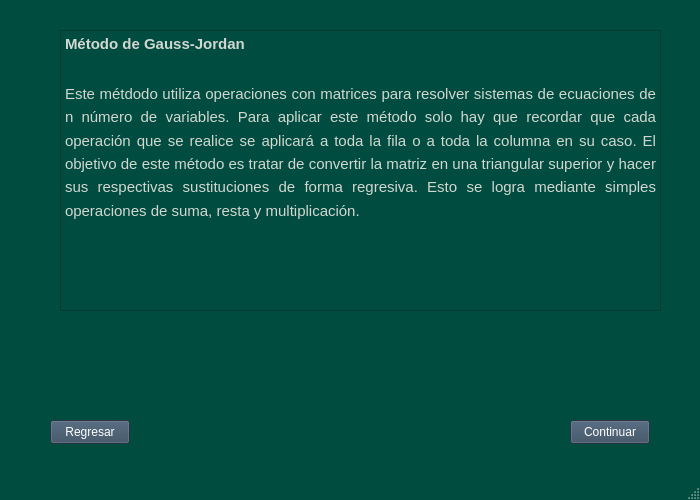
<?xml version="1.0" encoding="UTF-8"?>
<ui version="4.0">
 <class>resumenGaussJordan</class>
 <widget class="QMainWindow" name="resumenGaussJordan">
  <property name="geometry">
   <rect>
    <x>0</x>
    <y>0</y>
    <width>700</width>
    <height>500</height>
   </rect>
  </property>
  <property name="palette">
   <palette>
    <active>
     <colorrole role="WindowText">
      <brush brushstyle="SolidPattern">
       <color alpha="255">
        <red>255</red>
        <green>255</green>
        <blue>255</blue>
       </color>
      </brush>
     </colorrole>
     <colorrole role="Button">
      <brush brushstyle="SolidPattern">
       <color alpha="255">
        <red>0</red>
        <green>76</green>
        <blue>63</blue>
       </color>
      </brush>
     </colorrole>
     <colorrole role="Light">
      <brush brushstyle="SolidPattern">
       <color alpha="255">
        <red>0</red>
        <green>114</green>
        <blue>94</blue>
       </color>
      </brush>
     </colorrole>
     <colorrole role="Midlight">
      <brush brushstyle="SolidPattern">
       <color alpha="255">
        <red>0</red>
        <green>95</green>
        <blue>78</blue>
       </color>
      </brush>
     </colorrole>
     <colorrole role="Dark">
      <brush brushstyle="SolidPattern">
       <color alpha="255">
        <red>0</red>
        <green>38</green>
        <blue>31</blue>
       </color>
      </brush>
     </colorrole>
     <colorrole role="Mid">
      <brush brushstyle="SolidPattern">
       <color alpha="255">
        <red>0</red>
        <green>50</green>
        <blue>42</blue>
       </color>
      </brush>
     </colorrole>
     <colorrole role="Text">
      <brush brushstyle="SolidPattern">
       <color alpha="255">
        <red>255</red>
        <green>255</green>
        <blue>255</blue>
       </color>
      </brush>
     </colorrole>
     <colorrole role="BrightText">
      <brush brushstyle="SolidPattern">
       <color alpha="255">
        <red>255</red>
        <green>255</green>
        <blue>255</blue>
       </color>
      </brush>
     </colorrole>
     <colorrole role="ButtonText">
      <brush brushstyle="SolidPattern">
       <color alpha="255">
        <red>255</red>
        <green>255</green>
        <blue>255</blue>
       </color>
      </brush>
     </colorrole>
     <colorrole role="Base">
      <brush brushstyle="SolidPattern">
       <color alpha="255">
        <red>0</red>
        <green>0</green>
        <blue>0</blue>
       </color>
      </brush>
     </colorrole>
     <colorrole role="Window">
      <brush brushstyle="SolidPattern">
       <color alpha="255">
        <red>0</red>
        <green>76</green>
        <blue>63</blue>
       </color>
      </brush>
     </colorrole>
     <colorrole role="Shadow">
      <brush brushstyle="SolidPattern">
       <color alpha="255">
        <red>0</red>
        <green>0</green>
        <blue>0</blue>
       </color>
      </brush>
     </colorrole>
     <colorrole role="AlternateBase">
      <brush brushstyle="SolidPattern">
       <color alpha="255">
        <red>0</red>
        <green>38</green>
        <blue>31</blue>
       </color>
      </brush>
     </colorrole>
     <colorrole role="ToolTipBase">
      <brush brushstyle="SolidPattern">
       <color alpha="255">
        <red>255</red>
        <green>255</green>
        <blue>220</blue>
       </color>
      </brush>
     </colorrole>
     <colorrole role="ToolTipText">
      <brush brushstyle="SolidPattern">
       <color alpha="255">
        <red>0</red>
        <green>0</green>
        <blue>0</blue>
       </color>
      </brush>
     </colorrole>
     <colorrole role="PlaceholderText">
      <brush brushstyle="SolidPattern">
       <color alpha="128">
        <red>255</red>
        <green>255</green>
        <blue>255</blue>
       </color>
      </brush>
     </colorrole>
    </active>
    <inactive>
     <colorrole role="WindowText">
      <brush brushstyle="SolidPattern">
       <color alpha="255">
        <red>255</red>
        <green>255</green>
        <blue>255</blue>
       </color>
      </brush>
     </colorrole>
     <colorrole role="Button">
      <brush brushstyle="SolidPattern">
       <color alpha="255">
        <red>0</red>
        <green>76</green>
        <blue>63</blue>
       </color>
      </brush>
     </colorrole>
     <colorrole role="Light">
      <brush brushstyle="SolidPattern">
       <color alpha="255">
        <red>0</red>
        <green>114</green>
        <blue>94</blue>
       </color>
      </brush>
     </colorrole>
     <colorrole role="Midlight">
      <brush brushstyle="SolidPattern">
       <color alpha="255">
        <red>0</red>
        <green>95</green>
        <blue>78</blue>
       </color>
      </brush>
     </colorrole>
     <colorrole role="Dark">
      <brush brushstyle="SolidPattern">
       <color alpha="255">
        <red>0</red>
        <green>38</green>
        <blue>31</blue>
       </color>
      </brush>
     </colorrole>
     <colorrole role="Mid">
      <brush brushstyle="SolidPattern">
       <color alpha="255">
        <red>0</red>
        <green>50</green>
        <blue>42</blue>
       </color>
      </brush>
     </colorrole>
     <colorrole role="Text">
      <brush brushstyle="SolidPattern">
       <color alpha="255">
        <red>255</red>
        <green>255</green>
        <blue>255</blue>
       </color>
      </brush>
     </colorrole>
     <colorrole role="BrightText">
      <brush brushstyle="SolidPattern">
       <color alpha="255">
        <red>255</red>
        <green>255</green>
        <blue>255</blue>
       </color>
      </brush>
     </colorrole>
     <colorrole role="ButtonText">
      <brush brushstyle="SolidPattern">
       <color alpha="255">
        <red>255</red>
        <green>255</green>
        <blue>255</blue>
       </color>
      </brush>
     </colorrole>
     <colorrole role="Base">
      <brush brushstyle="SolidPattern">
       <color alpha="255">
        <red>0</red>
        <green>0</green>
        <blue>0</blue>
       </color>
      </brush>
     </colorrole>
     <colorrole role="Window">
      <brush brushstyle="SolidPattern">
       <color alpha="255">
        <red>0</red>
        <green>76</green>
        <blue>63</blue>
       </color>
      </brush>
     </colorrole>
     <colorrole role="Shadow">
      <brush brushstyle="SolidPattern">
       <color alpha="255">
        <red>0</red>
        <green>0</green>
        <blue>0</blue>
       </color>
      </brush>
     </colorrole>
     <colorrole role="AlternateBase">
      <brush brushstyle="SolidPattern">
       <color alpha="255">
        <red>0</red>
        <green>38</green>
        <blue>31</blue>
       </color>
      </brush>
     </colorrole>
     <colorrole role="ToolTipBase">
      <brush brushstyle="SolidPattern">
       <color alpha="255">
        <red>255</red>
        <green>255</green>
        <blue>220</blue>
       </color>
      </brush>
     </colorrole>
     <colorrole role="ToolTipText">
      <brush brushstyle="SolidPattern">
       <color alpha="255">
        <red>0</red>
        <green>0</green>
        <blue>0</blue>
       </color>
      </brush>
     </colorrole>
     <colorrole role="PlaceholderText">
      <brush brushstyle="SolidPattern">
       <color alpha="128">
        <red>255</red>
        <green>255</green>
        <blue>255</blue>
       </color>
      </brush>
     </colorrole>
    </inactive>
    <disabled>
     <colorrole role="WindowText">
      <brush brushstyle="SolidPattern">
       <color alpha="255">
        <red>0</red>
        <green>38</green>
        <blue>31</blue>
       </color>
      </brush>
     </colorrole>
     <colorrole role="Button">
      <brush brushstyle="SolidPattern">
       <color alpha="255">
        <red>0</red>
        <green>76</green>
        <blue>63</blue>
       </color>
      </brush>
     </colorrole>
     <colorrole role="Light">
      <brush brushstyle="SolidPattern">
       <color alpha="255">
        <red>0</red>
        <green>114</green>
        <blue>94</blue>
       </color>
      </brush>
     </colorrole>
     <colorrole role="Midlight">
      <brush brushstyle="SolidPattern">
       <color alpha="255">
        <red>0</red>
        <green>95</green>
        <blue>78</blue>
       </color>
      </brush>
     </colorrole>
     <colorrole role="Dark">
      <brush brushstyle="SolidPattern">
       <color alpha="255">
        <red>0</red>
        <green>38</green>
        <blue>31</blue>
       </color>
      </brush>
     </colorrole>
     <colorrole role="Mid">
      <brush brushstyle="SolidPattern">
       <color alpha="255">
        <red>0</red>
        <green>50</green>
        <blue>42</blue>
       </color>
      </brush>
     </colorrole>
     <colorrole role="Text">
      <brush brushstyle="SolidPattern">
       <color alpha="255">
        <red>0</red>
        <green>38</green>
        <blue>31</blue>
       </color>
      </brush>
     </colorrole>
     <colorrole role="BrightText">
      <brush brushstyle="SolidPattern">
       <color alpha="255">
        <red>255</red>
        <green>255</green>
        <blue>255</blue>
       </color>
      </brush>
     </colorrole>
     <colorrole role="ButtonText">
      <brush brushstyle="SolidPattern">
       <color alpha="255">
        <red>0</red>
        <green>38</green>
        <blue>31</blue>
       </color>
      </brush>
     </colorrole>
     <colorrole role="Base">
      <brush brushstyle="SolidPattern">
       <color alpha="255">
        <red>0</red>
        <green>76</green>
        <blue>63</blue>
       </color>
      </brush>
     </colorrole>
     <colorrole role="Window">
      <brush brushstyle="SolidPattern">
       <color alpha="255">
        <red>0</red>
        <green>76</green>
        <blue>63</blue>
       </color>
      </brush>
     </colorrole>
     <colorrole role="Shadow">
      <brush brushstyle="SolidPattern">
       <color alpha="255">
        <red>0</red>
        <green>0</green>
        <blue>0</blue>
       </color>
      </brush>
     </colorrole>
     <colorrole role="AlternateBase">
      <brush brushstyle="SolidPattern">
       <color alpha="255">
        <red>0</red>
        <green>76</green>
        <blue>63</blue>
       </color>
      </brush>
     </colorrole>
     <colorrole role="ToolTipBase">
      <brush brushstyle="SolidPattern">
       <color alpha="255">
        <red>255</red>
        <green>255</green>
        <blue>220</blue>
       </color>
      </brush>
     </colorrole>
     <colorrole role="ToolTipText">
      <brush brushstyle="SolidPattern">
       <color alpha="255">
        <red>0</red>
        <green>0</green>
        <blue>0</blue>
       </color>
      </brush>
     </colorrole>
     <colorrole role="PlaceholderText">
      <brush brushstyle="SolidPattern">
       <color alpha="128">
        <red>255</red>
        <green>255</green>
        <blue>255</blue>
       </color>
      </brush>
     </colorrole>
    </disabled>
   </palette>
  </property>
  <property name="windowTitle">
   <string>MainWindow</string>
  </property>
  <widget class="QWidget" name="centralwidget">
   <widget class="QPushButton" name="pushButton">
    <property name="geometry">
     <rect>
      <x>50</x>
      <y>420</y>
      <width>80</width>
      <height>24</height>
     </rect>
    </property>
    <property name="palette">
     <palette>
      <active>
       <colorrole role="WindowText">
        <brush brushstyle="SolidPattern">
         <color alpha="255">
          <red>255</red>
          <green>255</green>
          <blue>255</blue>
         </color>
        </brush>
       </colorrole>
       <colorrole role="Button">
        <brush brushstyle="SolidPattern">
         <color alpha="255">
          <red>53</red>
          <green>73</green>
          <blue>94</blue>
         </color>
        </brush>
       </colorrole>
       <colorrole role="Light">
        <brush brushstyle="SolidPattern">
         <color alpha="255">
          <red>79</red>
          <green>109</green>
          <blue>141</blue>
         </color>
        </brush>
       </colorrole>
       <colorrole role="Midlight">
        <brush brushstyle="SolidPattern">
         <color alpha="255">
          <red>66</red>
          <green>91</green>
          <blue>117</blue>
         </color>
        </brush>
       </colorrole>
       <colorrole role="Dark">
        <brush brushstyle="SolidPattern">
         <color alpha="255">
          <red>26</red>
          <green>36</green>
          <blue>47</blue>
         </color>
        </brush>
       </colorrole>
       <colorrole role="Mid">
        <brush brushstyle="SolidPattern">
         <color alpha="255">
          <red>35</red>
          <green>48</green>
          <blue>62</blue>
         </color>
        </brush>
       </colorrole>
       <colorrole role="Text">
        <brush brushstyle="SolidPattern">
         <color alpha="255">
          <red>255</red>
          <green>255</green>
          <blue>255</blue>
         </color>
        </brush>
       </colorrole>
       <colorrole role="BrightText">
        <brush brushstyle="SolidPattern">
         <color alpha="255">
          <red>255</red>
          <green>255</green>
          <blue>255</blue>
         </color>
        </brush>
       </colorrole>
       <colorrole role="ButtonText">
        <brush brushstyle="SolidPattern">
         <color alpha="255">
          <red>255</red>
          <green>255</green>
          <blue>255</blue>
         </color>
        </brush>
       </colorrole>
       <colorrole role="Base">
        <brush brushstyle="SolidPattern">
         <color alpha="255">
          <red>0</red>
          <green>0</green>
          <blue>0</blue>
         </color>
        </brush>
       </colorrole>
       <colorrole role="Window">
        <brush brushstyle="SolidPattern">
         <color alpha="255">
          <red>53</red>
          <green>73</green>
          <blue>94</blue>
         </color>
        </brush>
       </colorrole>
       <colorrole role="Shadow">
        <brush brushstyle="SolidPattern">
         <color alpha="255">
          <red>0</red>
          <green>0</green>
          <blue>0</blue>
         </color>
        </brush>
       </colorrole>
       <colorrole role="AlternateBase">
        <brush brushstyle="SolidPattern">
         <color alpha="255">
          <red>26</red>
          <green>36</green>
          <blue>47</blue>
         </color>
        </brush>
       </colorrole>
       <colorrole role="ToolTipBase">
        <brush brushstyle="SolidPattern">
         <color alpha="255">
          <red>255</red>
          <green>255</green>
          <blue>220</blue>
         </color>
        </brush>
       </colorrole>
       <colorrole role="ToolTipText">
        <brush brushstyle="SolidPattern">
         <color alpha="255">
          <red>0</red>
          <green>0</green>
          <blue>0</blue>
         </color>
        </brush>
       </colorrole>
       <colorrole role="PlaceholderText">
        <brush brushstyle="SolidPattern">
         <color alpha="128">
          <red>255</red>
          <green>255</green>
          <blue>255</blue>
         </color>
        </brush>
       </colorrole>
      </active>
      <inactive>
       <colorrole role="WindowText">
        <brush brushstyle="SolidPattern">
         <color alpha="255">
          <red>255</red>
          <green>255</green>
          <blue>255</blue>
         </color>
        </brush>
       </colorrole>
       <colorrole role="Button">
        <brush brushstyle="SolidPattern">
         <color alpha="255">
          <red>53</red>
          <green>73</green>
          <blue>94</blue>
         </color>
        </brush>
       </colorrole>
       <colorrole role="Light">
        <brush brushstyle="SolidPattern">
         <color alpha="255">
          <red>79</red>
          <green>109</green>
          <blue>141</blue>
         </color>
        </brush>
       </colorrole>
       <colorrole role="Midlight">
        <brush brushstyle="SolidPattern">
         <color alpha="255">
          <red>66</red>
          <green>91</green>
          <blue>117</blue>
         </color>
        </brush>
       </colorrole>
       <colorrole role="Dark">
        <brush brushstyle="SolidPattern">
         <color alpha="255">
          <red>26</red>
          <green>36</green>
          <blue>47</blue>
         </color>
        </brush>
       </colorrole>
       <colorrole role="Mid">
        <brush brushstyle="SolidPattern">
         <color alpha="255">
          <red>35</red>
          <green>48</green>
          <blue>62</blue>
         </color>
        </brush>
       </colorrole>
       <colorrole role="Text">
        <brush brushstyle="SolidPattern">
         <color alpha="255">
          <red>255</red>
          <green>255</green>
          <blue>255</blue>
         </color>
        </brush>
       </colorrole>
       <colorrole role="BrightText">
        <brush brushstyle="SolidPattern">
         <color alpha="255">
          <red>255</red>
          <green>255</green>
          <blue>255</blue>
         </color>
        </brush>
       </colorrole>
       <colorrole role="ButtonText">
        <brush brushstyle="SolidPattern">
         <color alpha="255">
          <red>255</red>
          <green>255</green>
          <blue>255</blue>
         </color>
        </brush>
       </colorrole>
       <colorrole role="Base">
        <brush brushstyle="SolidPattern">
         <color alpha="255">
          <red>0</red>
          <green>0</green>
          <blue>0</blue>
         </color>
        </brush>
       </colorrole>
       <colorrole role="Window">
        <brush brushstyle="SolidPattern">
         <color alpha="255">
          <red>53</red>
          <green>73</green>
          <blue>94</blue>
         </color>
        </brush>
       </colorrole>
       <colorrole role="Shadow">
        <brush brushstyle="SolidPattern">
         <color alpha="255">
          <red>0</red>
          <green>0</green>
          <blue>0</blue>
         </color>
        </brush>
       </colorrole>
       <colorrole role="AlternateBase">
        <brush brushstyle="SolidPattern">
         <color alpha="255">
          <red>26</red>
          <green>36</green>
          <blue>47</blue>
         </color>
        </brush>
       </colorrole>
       <colorrole role="ToolTipBase">
        <brush brushstyle="SolidPattern">
         <color alpha="255">
          <red>255</red>
          <green>255</green>
          <blue>220</blue>
         </color>
        </brush>
       </colorrole>
       <colorrole role="ToolTipText">
        <brush brushstyle="SolidPattern">
         <color alpha="255">
          <red>0</red>
          <green>0</green>
          <blue>0</blue>
         </color>
        </brush>
       </colorrole>
       <colorrole role="PlaceholderText">
        <brush brushstyle="SolidPattern">
         <color alpha="128">
          <red>255</red>
          <green>255</green>
          <blue>255</blue>
         </color>
        </brush>
       </colorrole>
      </inactive>
      <disabled>
       <colorrole role="WindowText">
        <brush brushstyle="SolidPattern">
         <color alpha="255">
          <red>26</red>
          <green>36</green>
          <blue>47</blue>
         </color>
        </brush>
       </colorrole>
       <colorrole role="Button">
        <brush brushstyle="SolidPattern">
         <color alpha="255">
          <red>53</red>
          <green>73</green>
          <blue>94</blue>
         </color>
        </brush>
       </colorrole>
       <colorrole role="Light">
        <brush brushstyle="SolidPattern">
         <color alpha="255">
          <red>79</red>
          <green>109</green>
          <blue>141</blue>
         </color>
        </brush>
       </colorrole>
       <colorrole role="Midlight">
        <brush brushstyle="SolidPattern">
         <color alpha="255">
          <red>66</red>
          <green>91</green>
          <blue>117</blue>
         </color>
        </brush>
       </colorrole>
       <colorrole role="Dark">
        <brush brushstyle="SolidPattern">
         <color alpha="255">
          <red>26</red>
          <green>36</green>
          <blue>47</blue>
         </color>
        </brush>
       </colorrole>
       <colorrole role="Mid">
        <brush brushstyle="SolidPattern">
         <color alpha="255">
          <red>35</red>
          <green>48</green>
          <blue>62</blue>
         </color>
        </brush>
       </colorrole>
       <colorrole role="Text">
        <brush brushstyle="SolidPattern">
         <color alpha="255">
          <red>26</red>
          <green>36</green>
          <blue>47</blue>
         </color>
        </brush>
       </colorrole>
       <colorrole role="BrightText">
        <brush brushstyle="SolidPattern">
         <color alpha="255">
          <red>255</red>
          <green>255</green>
          <blue>255</blue>
         </color>
        </brush>
       </colorrole>
       <colorrole role="ButtonText">
        <brush brushstyle="SolidPattern">
         <color alpha="255">
          <red>26</red>
          <green>36</green>
          <blue>47</blue>
         </color>
        </brush>
       </colorrole>
       <colorrole role="Base">
        <brush brushstyle="SolidPattern">
         <color alpha="255">
          <red>53</red>
          <green>73</green>
          <blue>94</blue>
         </color>
        </brush>
       </colorrole>
       <colorrole role="Window">
        <brush brushstyle="SolidPattern">
         <color alpha="255">
          <red>53</red>
          <green>73</green>
          <blue>94</blue>
         </color>
        </brush>
       </colorrole>
       <colorrole role="Shadow">
        <brush brushstyle="SolidPattern">
         <color alpha="255">
          <red>0</red>
          <green>0</green>
          <blue>0</blue>
         </color>
        </brush>
       </colorrole>
       <colorrole role="AlternateBase">
        <brush brushstyle="SolidPattern">
         <color alpha="255">
          <red>53</red>
          <green>73</green>
          <blue>94</blue>
         </color>
        </brush>
       </colorrole>
       <colorrole role="ToolTipBase">
        <brush brushstyle="SolidPattern">
         <color alpha="255">
          <red>255</red>
          <green>255</green>
          <blue>220</blue>
         </color>
        </brush>
       </colorrole>
       <colorrole role="ToolTipText">
        <brush brushstyle="SolidPattern">
         <color alpha="255">
          <red>0</red>
          <green>0</green>
          <blue>0</blue>
         </color>
        </brush>
       </colorrole>
       <colorrole role="PlaceholderText">
        <brush brushstyle="SolidPattern">
         <color alpha="128">
          <red>255</red>
          <green>255</green>
          <blue>255</blue>
         </color>
        </brush>
       </colorrole>
      </disabled>
     </palette>
    </property>
    <property name="text">
     <string>Regresar</string>
    </property>
   </widget>
   <widget class="QPushButton" name="pushButton_2">
    <property name="geometry">
     <rect>
      <x>570</x>
      <y>420</y>
      <width>80</width>
      <height>24</height>
     </rect>
    </property>
    <property name="palette">
     <palette>
      <active>
       <colorrole role="WindowText">
        <brush brushstyle="SolidPattern">
         <color alpha="255">
          <red>255</red>
          <green>255</green>
          <blue>255</blue>
         </color>
        </brush>
       </colorrole>
       <colorrole role="Button">
        <brush brushstyle="SolidPattern">
         <color alpha="255">
          <red>53</red>
          <green>73</green>
          <blue>94</blue>
         </color>
        </brush>
       </colorrole>
       <colorrole role="Light">
        <brush brushstyle="SolidPattern">
         <color alpha="255">
          <red>79</red>
          <green>109</green>
          <blue>141</blue>
         </color>
        </brush>
       </colorrole>
       <colorrole role="Midlight">
        <brush brushstyle="SolidPattern">
         <color alpha="255">
          <red>66</red>
          <green>91</green>
          <blue>117</blue>
         </color>
        </brush>
       </colorrole>
       <colorrole role="Dark">
        <brush brushstyle="SolidPattern">
         <color alpha="255">
          <red>26</red>
          <green>36</green>
          <blue>47</blue>
         </color>
        </brush>
       </colorrole>
       <colorrole role="Mid">
        <brush brushstyle="SolidPattern">
         <color alpha="255">
          <red>35</red>
          <green>48</green>
          <blue>62</blue>
         </color>
        </brush>
       </colorrole>
       <colorrole role="Text">
        <brush brushstyle="SolidPattern">
         <color alpha="255">
          <red>255</red>
          <green>255</green>
          <blue>255</blue>
         </color>
        </brush>
       </colorrole>
       <colorrole role="BrightText">
        <brush brushstyle="SolidPattern">
         <color alpha="255">
          <red>255</red>
          <green>255</green>
          <blue>255</blue>
         </color>
        </brush>
       </colorrole>
       <colorrole role="ButtonText">
        <brush brushstyle="SolidPattern">
         <color alpha="255">
          <red>255</red>
          <green>255</green>
          <blue>255</blue>
         </color>
        </brush>
       </colorrole>
       <colorrole role="Base">
        <brush brushstyle="SolidPattern">
         <color alpha="255">
          <red>0</red>
          <green>0</green>
          <blue>0</blue>
         </color>
        </brush>
       </colorrole>
       <colorrole role="Window">
        <brush brushstyle="SolidPattern">
         <color alpha="255">
          <red>53</red>
          <green>73</green>
          <blue>94</blue>
         </color>
        </brush>
       </colorrole>
       <colorrole role="Shadow">
        <brush brushstyle="SolidPattern">
         <color alpha="255">
          <red>0</red>
          <green>0</green>
          <blue>0</blue>
         </color>
        </brush>
       </colorrole>
       <colorrole role="AlternateBase">
        <brush brushstyle="SolidPattern">
         <color alpha="255">
          <red>26</red>
          <green>36</green>
          <blue>47</blue>
         </color>
        </brush>
       </colorrole>
       <colorrole role="ToolTipBase">
        <brush brushstyle="SolidPattern">
         <color alpha="255">
          <red>255</red>
          <green>255</green>
          <blue>220</blue>
         </color>
        </brush>
       </colorrole>
       <colorrole role="ToolTipText">
        <brush brushstyle="SolidPattern">
         <color alpha="255">
          <red>0</red>
          <green>0</green>
          <blue>0</blue>
         </color>
        </brush>
       </colorrole>
       <colorrole role="PlaceholderText">
        <brush brushstyle="SolidPattern">
         <color alpha="128">
          <red>255</red>
          <green>255</green>
          <blue>255</blue>
         </color>
        </brush>
       </colorrole>
      </active>
      <inactive>
       <colorrole role="WindowText">
        <brush brushstyle="SolidPattern">
         <color alpha="255">
          <red>255</red>
          <green>255</green>
          <blue>255</blue>
         </color>
        </brush>
       </colorrole>
       <colorrole role="Button">
        <brush brushstyle="SolidPattern">
         <color alpha="255">
          <red>53</red>
          <green>73</green>
          <blue>94</blue>
         </color>
        </brush>
       </colorrole>
       <colorrole role="Light">
        <brush brushstyle="SolidPattern">
         <color alpha="255">
          <red>79</red>
          <green>109</green>
          <blue>141</blue>
         </color>
        </brush>
       </colorrole>
       <colorrole role="Midlight">
        <brush brushstyle="SolidPattern">
         <color alpha="255">
          <red>66</red>
          <green>91</green>
          <blue>117</blue>
         </color>
        </brush>
       </colorrole>
       <colorrole role="Dark">
        <brush brushstyle="SolidPattern">
         <color alpha="255">
          <red>26</red>
          <green>36</green>
          <blue>47</blue>
         </color>
        </brush>
       </colorrole>
       <colorrole role="Mid">
        <brush brushstyle="SolidPattern">
         <color alpha="255">
          <red>35</red>
          <green>48</green>
          <blue>62</blue>
         </color>
        </brush>
       </colorrole>
       <colorrole role="Text">
        <brush brushstyle="SolidPattern">
         <color alpha="255">
          <red>255</red>
          <green>255</green>
          <blue>255</blue>
         </color>
        </brush>
       </colorrole>
       <colorrole role="BrightText">
        <brush brushstyle="SolidPattern">
         <color alpha="255">
          <red>255</red>
          <green>255</green>
          <blue>255</blue>
         </color>
        </brush>
       </colorrole>
       <colorrole role="ButtonText">
        <brush brushstyle="SolidPattern">
         <color alpha="255">
          <red>255</red>
          <green>255</green>
          <blue>255</blue>
         </color>
        </brush>
       </colorrole>
       <colorrole role="Base">
        <brush brushstyle="SolidPattern">
         <color alpha="255">
          <red>0</red>
          <green>0</green>
          <blue>0</blue>
         </color>
        </brush>
       </colorrole>
       <colorrole role="Window">
        <brush brushstyle="SolidPattern">
         <color alpha="255">
          <red>53</red>
          <green>73</green>
          <blue>94</blue>
         </color>
        </brush>
       </colorrole>
       <colorrole role="Shadow">
        <brush brushstyle="SolidPattern">
         <color alpha="255">
          <red>0</red>
          <green>0</green>
          <blue>0</blue>
         </color>
        </brush>
       </colorrole>
       <colorrole role="AlternateBase">
        <brush brushstyle="SolidPattern">
         <color alpha="255">
          <red>26</red>
          <green>36</green>
          <blue>47</blue>
         </color>
        </brush>
       </colorrole>
       <colorrole role="ToolTipBase">
        <brush brushstyle="SolidPattern">
         <color alpha="255">
          <red>255</red>
          <green>255</green>
          <blue>220</blue>
         </color>
        </brush>
       </colorrole>
       <colorrole role="ToolTipText">
        <brush brushstyle="SolidPattern">
         <color alpha="255">
          <red>0</red>
          <green>0</green>
          <blue>0</blue>
         </color>
        </brush>
       </colorrole>
       <colorrole role="PlaceholderText">
        <brush brushstyle="SolidPattern">
         <color alpha="128">
          <red>255</red>
          <green>255</green>
          <blue>255</blue>
         </color>
        </brush>
       </colorrole>
      </inactive>
      <disabled>
       <colorrole role="WindowText">
        <brush brushstyle="SolidPattern">
         <color alpha="255">
          <red>26</red>
          <green>36</green>
          <blue>47</blue>
         </color>
        </brush>
       </colorrole>
       <colorrole role="Button">
        <brush brushstyle="SolidPattern">
         <color alpha="255">
          <red>53</red>
          <green>73</green>
          <blue>94</blue>
         </color>
        </brush>
       </colorrole>
       <colorrole role="Light">
        <brush brushstyle="SolidPattern">
         <color alpha="255">
          <red>79</red>
          <green>109</green>
          <blue>141</blue>
         </color>
        </brush>
       </colorrole>
       <colorrole role="Midlight">
        <brush brushstyle="SolidPattern">
         <color alpha="255">
          <red>66</red>
          <green>91</green>
          <blue>117</blue>
         </color>
        </brush>
       </colorrole>
       <colorrole role="Dark">
        <brush brushstyle="SolidPattern">
         <color alpha="255">
          <red>26</red>
          <green>36</green>
          <blue>47</blue>
         </color>
        </brush>
       </colorrole>
       <colorrole role="Mid">
        <brush brushstyle="SolidPattern">
         <color alpha="255">
          <red>35</red>
          <green>48</green>
          <blue>62</blue>
         </color>
        </brush>
       </colorrole>
       <colorrole role="Text">
        <brush brushstyle="SolidPattern">
         <color alpha="255">
          <red>26</red>
          <green>36</green>
          <blue>47</blue>
         </color>
        </brush>
       </colorrole>
       <colorrole role="BrightText">
        <brush brushstyle="SolidPattern">
         <color alpha="255">
          <red>255</red>
          <green>255</green>
          <blue>255</blue>
         </color>
        </brush>
       </colorrole>
       <colorrole role="ButtonText">
        <brush brushstyle="SolidPattern">
         <color alpha="255">
          <red>26</red>
          <green>36</green>
          <blue>47</blue>
         </color>
        </brush>
       </colorrole>
       <colorrole role="Base">
        <brush brushstyle="SolidPattern">
         <color alpha="255">
          <red>53</red>
          <green>73</green>
          <blue>94</blue>
         </color>
        </brush>
       </colorrole>
       <colorrole role="Window">
        <brush brushstyle="SolidPattern">
         <color alpha="255">
          <red>53</red>
          <green>73</green>
          <blue>94</blue>
         </color>
        </brush>
       </colorrole>
       <colorrole role="Shadow">
        <brush brushstyle="SolidPattern">
         <color alpha="255">
          <red>0</red>
          <green>0</green>
          <blue>0</blue>
         </color>
        </brush>
       </colorrole>
       <colorrole role="AlternateBase">
        <brush brushstyle="SolidPattern">
         <color alpha="255">
          <red>53</red>
          <green>73</green>
          <blue>94</blue>
         </color>
        </brush>
       </colorrole>
       <colorrole role="ToolTipBase">
        <brush brushstyle="SolidPattern">
         <color alpha="255">
          <red>255</red>
          <green>255</green>
          <blue>220</blue>
         </color>
        </brush>
       </colorrole>
       <colorrole role="ToolTipText">
        <brush brushstyle="SolidPattern">
         <color alpha="255">
          <red>0</red>
          <green>0</green>
          <blue>0</blue>
         </color>
        </brush>
       </colorrole>
       <colorrole role="PlaceholderText">
        <brush brushstyle="SolidPattern">
         <color alpha="128">
          <red>255</red>
          <green>255</green>
          <blue>255</blue>
         </color>
        </brush>
       </colorrole>
      </disabled>
     </palette>
    </property>
    <property name="text">
     <string>Continuar</string>
    </property>
   </widget>
   <widget class="QTextBrowser" name="textBrowser">
    <property name="geometry">
     <rect>
      <x>60</x>
      <y>30</y>
      <width>601</width>
      <height>281</height>
     </rect>
    </property>
    <property name="palette">
     <palette>
      <active>
       <colorrole role="Base">
        <brush brushstyle="SolidPattern">
         <color alpha="255">
          <red>0</red>
          <green>76</green>
          <blue>64</blue>
         </color>
        </brush>
       </colorrole>
       <colorrole role="Shadow">
        <brush brushstyle="SolidPattern">
         <color alpha="255">
          <red>0</red>
          <green>76</green>
          <blue>64</blue>
         </color>
        </brush>
       </colorrole>
       <colorrole role="ToolTipText">
        <brush brushstyle="SolidPattern">
         <color alpha="255">
          <red>0</red>
          <green>76</green>
          <blue>64</blue>
         </color>
        </brush>
       </colorrole>
      </active>
      <inactive>
       <colorrole role="Base">
        <brush brushstyle="SolidPattern">
         <color alpha="255">
          <red>0</red>
          <green>76</green>
          <blue>64</blue>
         </color>
        </brush>
       </colorrole>
       <colorrole role="Shadow">
        <brush brushstyle="SolidPattern">
         <color alpha="255">
          <red>0</red>
          <green>76</green>
          <blue>64</blue>
         </color>
        </brush>
       </colorrole>
       <colorrole role="ToolTipText">
        <brush brushstyle="SolidPattern">
         <color alpha="255">
          <red>0</red>
          <green>76</green>
          <blue>64</blue>
         </color>
        </brush>
       </colorrole>
      </inactive>
      <disabled>
       <colorrole role="Base">
        <brush brushstyle="SolidPattern">
         <color alpha="255">
          <red>0</red>
          <green>76</green>
          <blue>64</blue>
         </color>
        </brush>
       </colorrole>
       <colorrole role="Shadow">
        <brush brushstyle="SolidPattern">
         <color alpha="255">
          <red>0</red>
          <green>76</green>
          <blue>64</blue>
         </color>
        </brush>
       </colorrole>
       <colorrole role="ToolTipText">
        <brush brushstyle="SolidPattern">
         <color alpha="255">
          <red>0</red>
          <green>76</green>
          <blue>64</blue>
         </color>
        </brush>
       </colorrole>
      </disabled>
     </palette>
    </property>
    <property name="html">
     <string>&lt;!DOCTYPE HTML PUBLIC &quot;-//W3C//DTD HTML 4.0//EN&quot; &quot;http://www.w3.org/TR/REC-html40/strict.dtd&quot;&gt;
&lt;html&gt;&lt;head&gt;&lt;meta name=&quot;qrichtext&quot; content=&quot;1&quot; /&gt;&lt;style type=&quot;text/css&quot;&gt;
p, li { white-space: pre-wrap; }
&lt;/style&gt;&lt;/head&gt;&lt;body style=&quot; font-family:'Ubuntu'; font-size:10pt; font-weight:400; font-style:normal;&quot;&gt;
&lt;p align=&quot;justify&quot; style=&quot; margin-top:0px; margin-bottom:0px; margin-left:0px; margin-right:0px; -qt-block-indent:0; text-indent:0px; line-height:138%;&quot;&gt;&lt;span style=&quot; font-family:'Roboto','sans-serif'; font-size:11pt; font-weight:600; color:#d3d7cf; background-color:transparent;&quot;&gt;Método de Gauss-Jordan&lt;/span&gt;&lt;/p&gt;
&lt;p align=&quot;justify&quot; style=&quot;-qt-paragraph-type:empty; margin-top:0px; margin-bottom:0px; margin-left:0px; margin-right:0px; -qt-block-indent:0; text-indent:0px; line-height:138%; font-family:'Roboto','sans-serif'; font-size:11pt; font-weight:600; color:#d3d7cf;&quot;&gt;&lt;br /&gt;&lt;/p&gt;
&lt;p align=&quot;justify&quot; style=&quot; margin-top:0px; margin-bottom:0px; margin-left:0px; margin-right:0px; -qt-block-indent:0; text-indent:0px; line-height:138%;&quot;&gt;&lt;span style=&quot; font-family:'Roboto','sans-serif'; font-size:11pt; color:#d3d7cf; background-color:transparent;&quot;&gt;Este métdodo utiliza operaciones con matrices para resolver sistemas de ecuaciones de n número de variables. Para aplicar este método solo hay que recordar que cada operación que se realice se aplicará a toda la fila o a toda la columna en su caso. El objetivo de este método es tratar de convertir la matriz en una triangular superior y hacer sus respectivas sustituciones de forma regresiva. Esto se logra mediante simples operaciones de suma, resta y multiplicación. &lt;/span&gt;&lt;/p&gt;&lt;/body&gt;&lt;/html&gt;</string>
    </property>
   </widget>
  </widget>
  <widget class="QMenuBar" name="menubar">
   <property name="geometry">
    <rect>
     <x>0</x>
     <y>0</y>
     <width>700</width>
     <height>21</height>
    </rect>
   </property>
  </widget>
  <widget class="QStatusBar" name="statusbar"/>
 </widget>
 <resources/>
 <connections/>
</ui>
